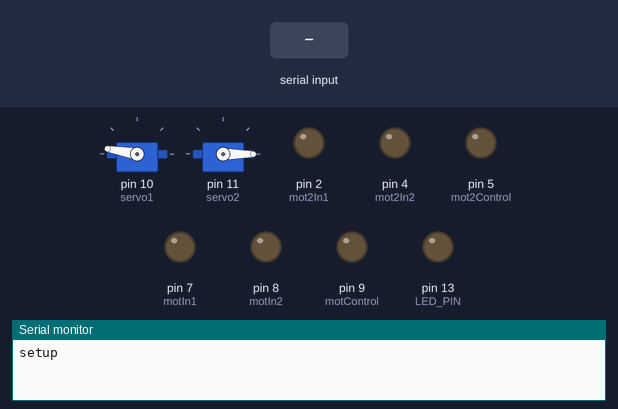
Recording of a sketch running on a simulated Arduino Uno, built with avr-gcc and run on an emulated ATmega328P. On the bench: 2 × servo, output pins drawn as LEDs (lit = HIGH), the last lines printed to the serial monitor. The test bench sets the inputs (shaded band).

Above: at 1.8 s.
1.9 s: "w" received over Serial
At 3.1 s:
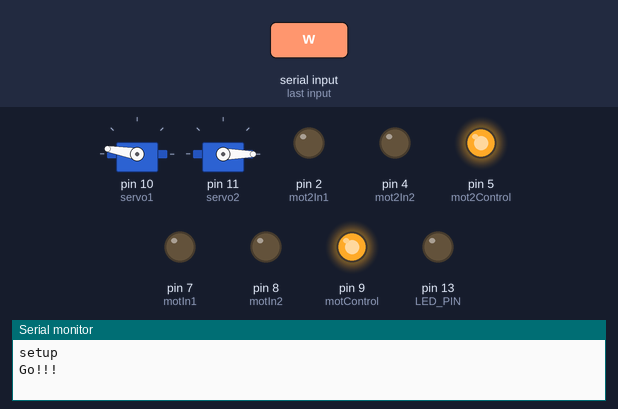
3.4 s: "s" received over Serial
At 4.5 s:
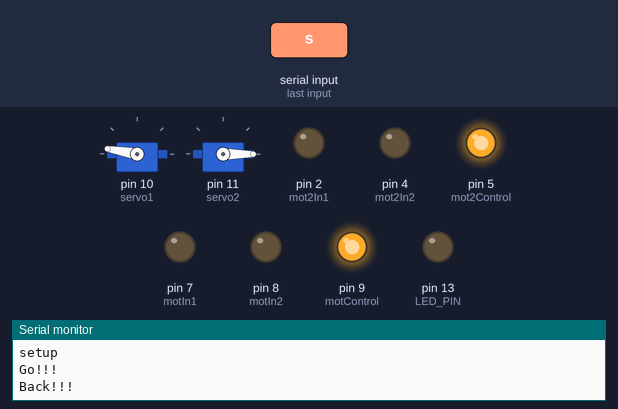
4.9 s: "a" received over Serial
At 5.8 s:
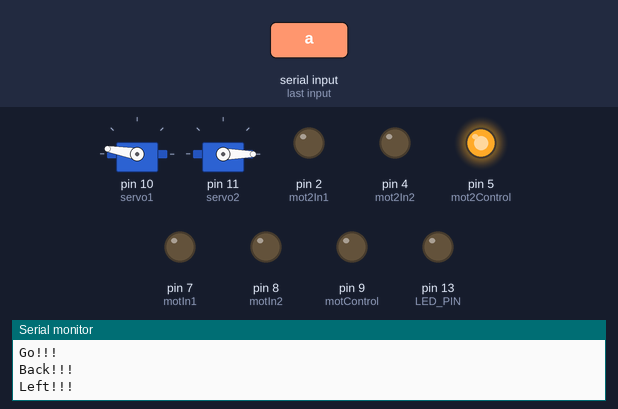
6.4 s: "d" received over Serial
At 7.2 s:
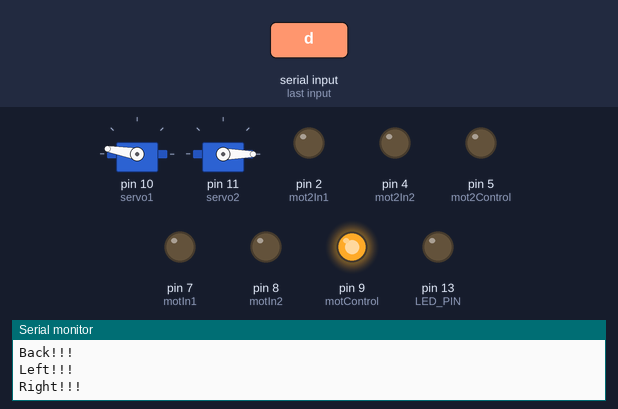
7.9 s: "h" received over Serial
At 8.5 s:
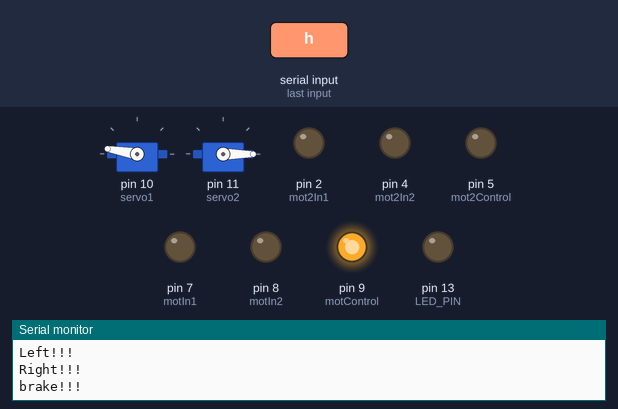
9.4 s: "k" received over Serial
At 9.9 s:
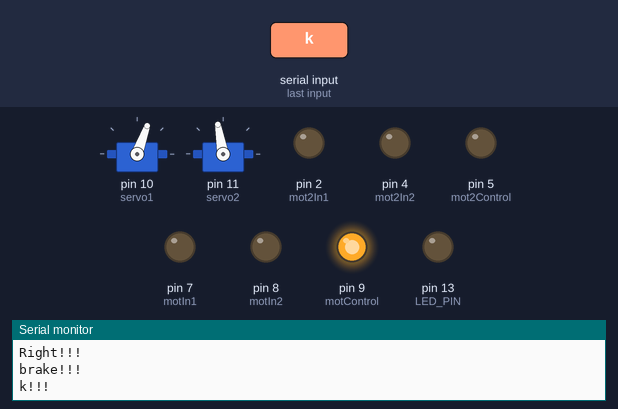
Timing chart, 0 to 11.9 s (numbered marks = the images above; inputs shaded):
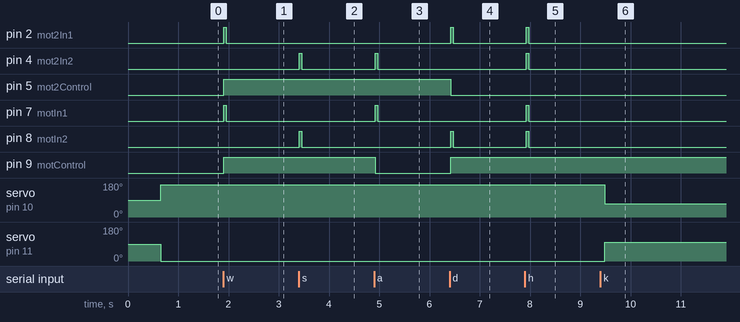

Measured:
- after the input at 1.9 s, pin 2 (mot2In1), pin 7 (motIn1): LOW → HIGH at once, → LOW 0.05 s later; pin 5 (mot2Control), pin 9 (motControl): LOW → HIGH at once
- after the input at 3.4 s, pin 4 (mot2In2), pin 8 (motIn2): LOW → HIGH at once, → LOW 0.05 s later
- after the input at 4.9 s, pin 4 (mot2In2), pin 7 (motIn1): LOW → HIGH at once, → LOW 0.05 s later; pin 9 (motControl): HIGH → LOW at once
- after the input at 6.4 s, pin 2 (mot2In1), pin 8 (motIn2): LOW → HIGH at once, → LOW 0.05 s later; pin 5 (mot2Control): HIGH → LOW at once; pin 9 (motControl): LOW → HIGH at once
- after the input at 7.9 s, pin 2 (mot2In1), pin 4 (mot2In2), pin 7 (motIn1), pin 8 (motIn2): LOW → HIGH at once, → LOW 0.05 s later
- after the input at 9.4 s, servo on pin 10 (servo1): 170° → 70° after 0.08 s; servo on pin 11 (servo2): 0° → 100° after 0.08 s

The sketch:

scup.ino
```cpp
const int motIn1 = 7; //to driver 6
const int motIn2 = 8; //to driver 5
const int motControl = 9; //to driver 4

const int mot2In1 = 2; //to driver 6
const int mot2In2 = 4; //to driver 5
const int mot2Control = 5; //to driver 4

int rotSpeed = 0;
int stepSpeed = 5;
#define LED_PIN 13

//サーボモーター
const int deg0msec = 600; // msec.
#include <Servo.h>
Servo servo1;        //Servoオブジェクトを作成
Servo servo2;
int servo1_deg = 170;
int servo2_deg = 0;


// 初期化
void setup(){
  pinMode(motIn1,OUTPUT);
  pinMode(motIn2,OUTPUT);
  pinMode(mot2In1,OUTPUT);
  pinMode(mot2In2,OUTPUT);
  pinMode(LED_PIN, OUTPUT);
  digitalWrite(A5,LOW);
  delay(100);
  digitalWrite(A5,HIGH);
  delay(500);
    // シリアルポートを115200 bps[ビット/秒]で初期化
  Serial.begin(115200);


  servo1.attach(10);  //D10ピンをサーボの信号線として設定
  servo2.attach(11);
  Serial.print("setup\n");
}

// 繰り返し処理
void loop(){
  delay(50);
  servo1.write(servo1_deg);
  servo2.write(servo2_deg);

  // シリアルポートより1文字読み込んで残りのほとんどを捨てる
  int inputchar = Serial.read();
  int repeat = 62;
  while (Serial.read() != -1 && --repeat > 0);

  if(inputchar == -1 ) {
    digitalWrite(motIn1,LOW);
    digitalWrite(motIn2,LOW);
    digitalWrite(mot2In1,LOW);
    digitalWrite(mot2In2,LOW);
    return;
  }

  switch(inputchar){
    // 駆動輪の操作********************
    case 'w':
      Serial.print("Go!!!\n");
      digitalWrite(motIn1,HIGH);
      digitalWrite(motIn2,LOW);
      digitalWrite(mot2In1,HIGH);
      digitalWrite(mot2In2,LOW);
      analogWrite(motControl,255);
      analogWrite(mot2Control,255);
      break;
    case 's':
      Serial.print("Back!!!\n");
      digitalWrite(motIn1,LOW);
      digitalWrite(motIn2,HIGH);
      digitalWrite(mot2In1,LOW);
      digitalWrite(mot2In2,HIGH);
      analogWrite(motControl,255);
      analogWrite(mot2Control,255);
      break;
    case 'a':
      Serial.print("Left!!!\n");
      digitalWrite(motIn1,HIGH);
      digitalWrite(motIn2,LOW);
      digitalWrite(mot2In1,LOW);
      digitalWrite(mot2In2,HIGH);
      analogWrite(motControl,0);
      analogWrite(mot2Control,255);
      break;
    case 'd':
      Serial.print("Right!!!\n");
      digitalWrite(motIn1,LOW);
      digitalWrite(motIn2,HIGH);
      digitalWrite(mot2In1,HIGH);
      digitalWrite(mot2In2,LOW);
      analogWrite(motControl,255);
      analogWrite(mot2Control,0);
      break;
    case 'h':
      Serial.print("brake!!!\n");
      digitalWrite(motIn1,HIGH);
      digitalWrite(motIn2,HIGH);
      digitalWrite(mot2In1,HIGH);
      digitalWrite(mot2In2,HIGH);
      break;
    // サーボモーターの角度情報更新********************
    case 'j':
      Serial.print("j!!!\n");
      servo1_deg = 170;
      servo2_deg = 0;
      break;
    case 'k':
      Serial.print("k!!!\n");
      servo1_deg = 70;
      servo2_deg = 100;
      break;
    case 'l':
      Serial.print("l!!!\n");
      servo1_deg = 20;
      servo2_deg = 160;
      break;
  // *********************************************

  }
}
```
